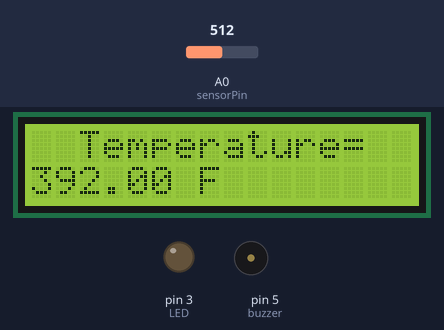
Simulated run of this sketch. Board: Arduino Uno, built with avr-gcc and run on an emulated ATmega328P. On the bench: 16×2 character LCD, output pins drawn as LEDs (lit = HIGH), buzzer (waves = sounding). The test bench sets the inputs (shaded band); at power-on: A0 (sensorPin) = 512. What the sketch prints to the serial monitor is not drawn.

Above: at 8.1 s.
At 9.2 s:
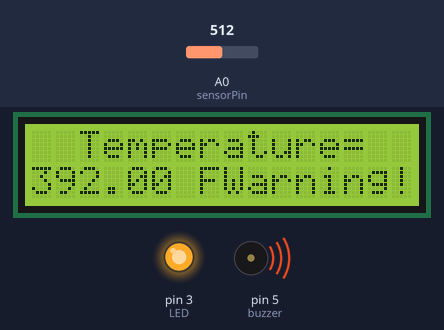
9.3 s: A0 (sensorPin) set to 195
At 11.9 s:
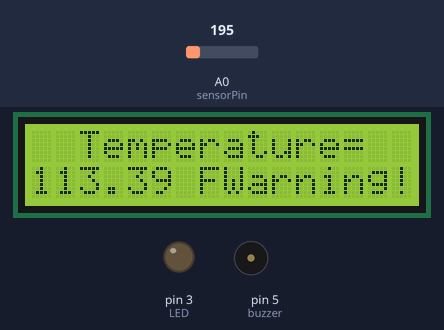
15.6 s: A0 (sensorPin) set to 172
At 17.9 s:
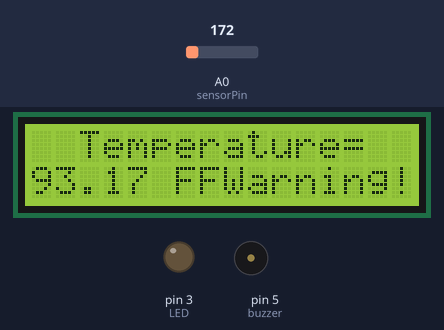
22.6 s: A0 (sensorPin) set to 122
At 24.6 s:
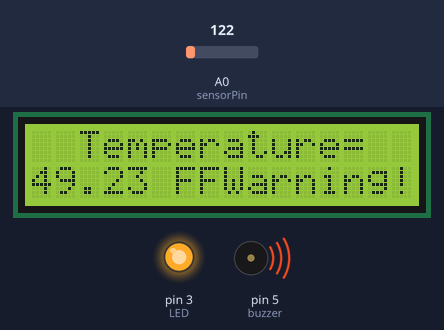
Timing chart, 0 to 32.2 s (numbered marks = the images above; inputs shaded):
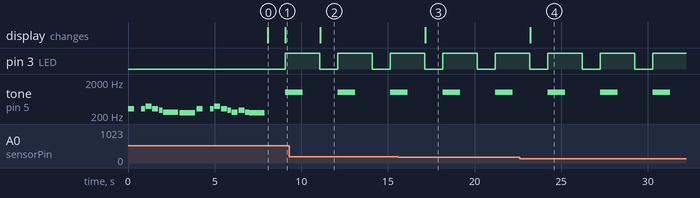

The sketch:

TempBox.ino
```cpp
// C++ code
//
#include <Wire.h>

#include <LiquidCrystal_I2C.h>

#define NOTE_B3  247

#define NOTE_C4  262

#define NOTE_D4  294

#define NOTE_E4  330

#define NOTE_G4  392

#define REST      0

// change this to make the song slower or faster
int tempo = 124;

// notes of the moledy followed by the duration.
// a 4 means a quarter note, 8 an eighteenth , 16 sixteenth, so on
// !!negative numbers are used to represent dotted notes,
// so -4 means a dotted quarter note, that is, a quarter plus an eighteenth!!
int melody[] = {

  // Seven Nation Army by The White Stripes

  NOTE_E4,16/3, REST,16/3, NOTE_E4,8,    NOTE_G4,16/3,
  NOTE_E4,16/3, NOTE_D4,8, NOTE_C4,2,    NOTE_B3,2,
  NOTE_E4,16/3, REST,16/3, NOTE_E4,8,    NOTE_G4,16/3,
  NOTE_E4,16/3, NOTE_D4,8, NOTE_C4,16/3, NOTE_D4,16/3,
  NOTE_C4,8,    NOTE_B3,2

};

// sizeof gives the number of bytes, each int value is composed of two bytes (16 bits)
// there are two values per note (pitch and duration), so for each note there are four bytes
int notes = sizeof(melody) / sizeof(melody[0]) / 2;

// this calculates the duration of a whole note in ms
int wholenote = (60000 * 4) / tempo;

int divider = 0, noteDuration = 0;

LiquidCrystal_I2C lcd(0x20,16,2);  // set the LCD address to 0x20 for a 16 chars and 2 line display

const int sensorPin = A0;

int temperatureF;

const int LED = 3;

const int buzzer = 5;

void setup()
{
  for (int thisNote = 0; thisNote < notes * 2; thisNote = thisNote + 2) {

    // calculates the duration of each note
    divider = melody[thisNote + 1];

    if (divider > 0) {

      // regular note, just proceed
      noteDuration = (wholenote) / divider;

    } else if (divider < 0) {

      // dotted notes are represented with negative durations!!
      noteDuration = (wholenote) / abs(divider);

      noteDuration *= 1.5; // increases the duration in half for dotted notes
    }

    // we only play the note for 90% of the duration, leaving 10% as a pause
    tone(buzzer, melody[thisNote], noteDuration*0.9);

    // Wait for the specief duration before playing the next note.
    delay(noteDuration);

    // stop the waveform generation before the next note.
    noTone(buzzer);
  }

  lcd.init();

  pinMode(LED, OUTPUT);

  Serial.begin(9600);
}

void loop()
{
  int reading = analogRead(sensorPin);

  float voltage = reading * 5.0;

  voltage /= 1024.0;

  Serial.print(voltage); Serial.println(" volts");

  float temperatureC = (voltage - 0.5) * 100 ;

  Serial.print(temperatureC); Serial.println(" degrees C");

  float temperatureF = (temperatureC * 9.0 / 5.0) + 32.0;

  Serial.print(temperatureF); Serial.println(" degrees F");

  // Print a message to the LCD.
  lcd.backlight();
  lcd.setCursor(2,0);
  lcd.print("Temperature=");
  lcd.setCursor(0,1);
  lcd.print(temperatureF);
  lcd.print(" F");
  delay(1000);

  if (temperatureF < 70 || temperatureF > 75){

   lcd.setCursor(8,1);
   lcd.print("Warning!");

   digitalWrite(LED, HIGH);

   tone(buzzer, 1000); // Send 1KHz sound signal...

   delay(1000); // ...for 1 sec

   noTone(buzzer); // Stop sound...

   delay(1000); // ...for 1 sec

   digitalWrite(LED, LOW);
   }
  else{

   lcd.setCursor(8,1);
   lcd.print("        ");

   digitalWrite(LED, LOW);

   digitalWrite(buzzer, LOW);

   delay(1000);
   }
}
```

Measured:
- the behaviour switches between 180 and 179 on A0 (sensorPin) (found by bisection; images 2 and 3)
- after the input at 9.3 s, the display: changes after 1.8 s (image 2)
- after the input at 15.6 s, the display: changes after 1.6 s (image 3)
- after the input at 22.6 s, the display: changes after 0.62 s (image 4)
- by itself, pin 3 (LED): alternates HIGH for 2.0 s and LOW for 1.0 s
- by itself, tone on pin 5 (buzzer): alternates 1000 Hz for 1.0 s and silent for 2.0 s
- what the display in image 0 shows lasts 1.0 s, from 8.1 s to 9.1 s
